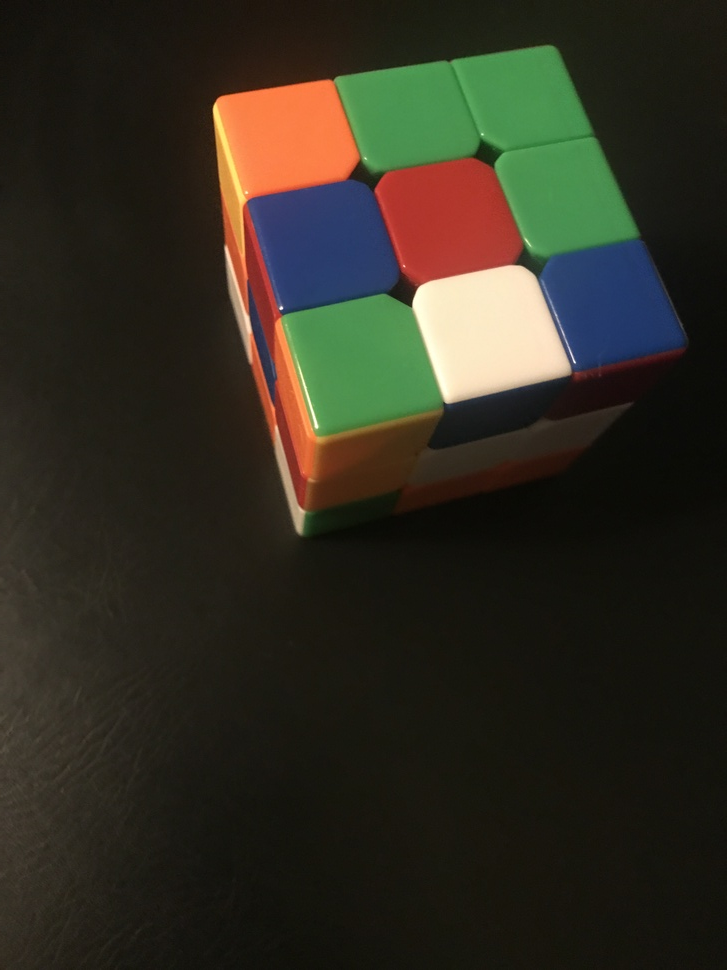
#> input picture rubiks2/rub8.JPG, 727 x 970 px, shrunk from 3024 x 4032 before the run, found by its file name
$ python cornerdetection.py
#> lines starting #> are read from the running program, lines starting #| are printed output that depends on the picture; after the words box and inside, x2 and y2 are one past the last pixel; in counts of white or black regions, pixels touching at a corner belong together
import cv2
from matplotlib import pyplot as plt

original_image = cv2.cvtColor(cv2.imread("rubiks2/rub8.jpg"), cv2.COLOR_BGR2RGB)
gray = cv2.cvtColor(original_image, cv2.COLOR_RGB2GRAY)
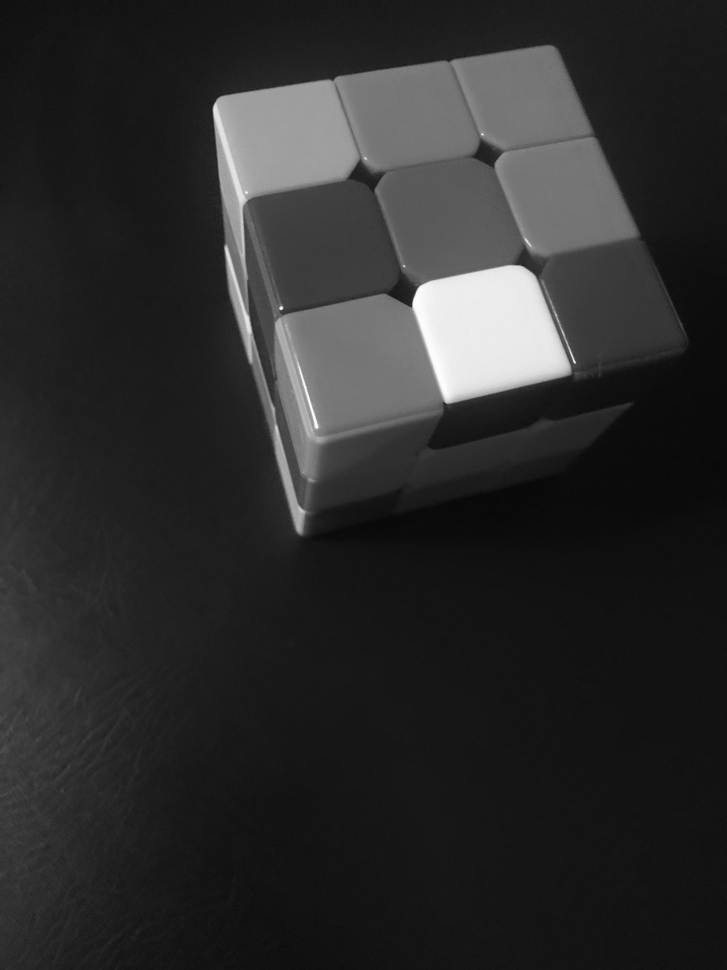
#> gray: shape (970, 727); min 7, max 253, mean 44.4
canny = cv2.Canny(gray, 100, 101)
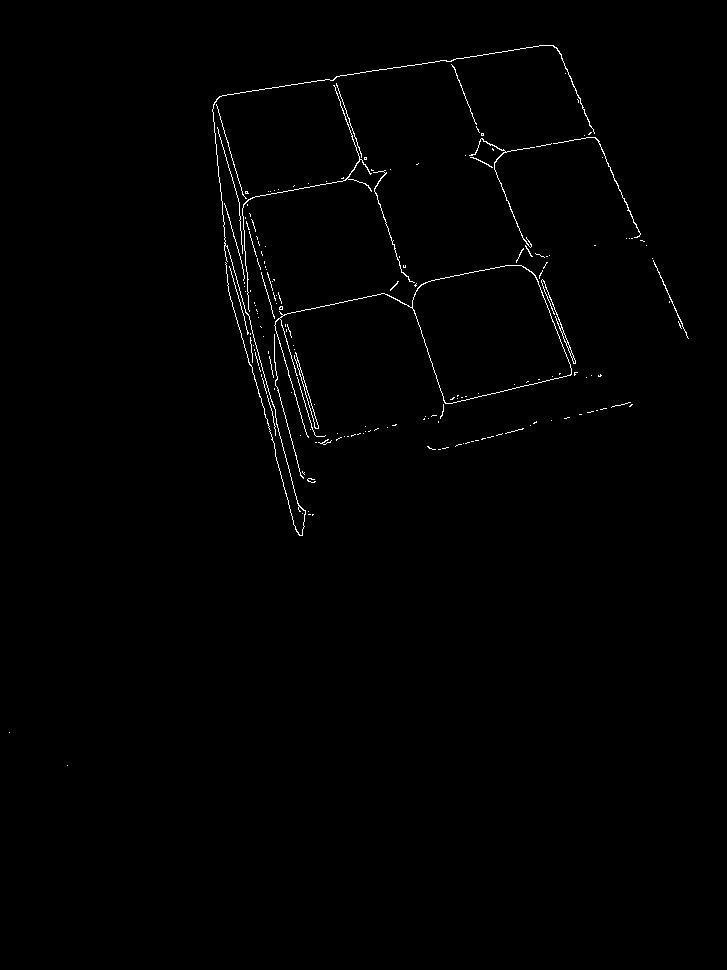
#> canny: shape (970, 727); 0.73% white in thin lines or dots, all inside (x1, y1, x2, y2) = (9, 45, 689, 766)
gaussianThresh = cv2.adaptiveThreshold(canny, 255, cv2.ADAPTIVE_THRESH_GAUSSIAN_C, cv2.THRESH_BINARY, 11, 2)
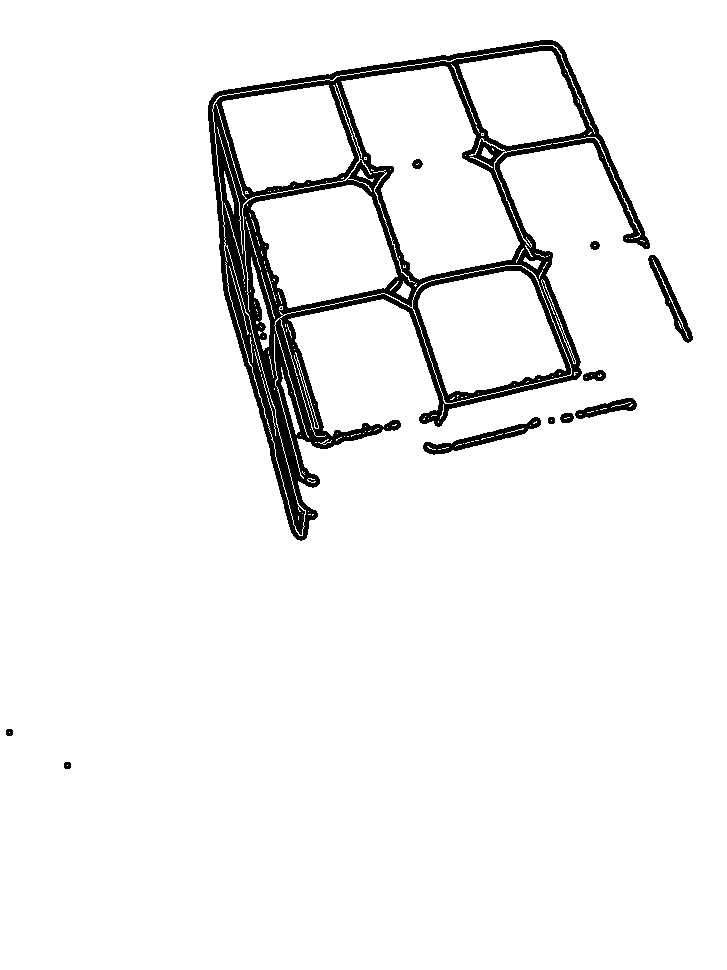
#> gaussianThresh: shape (970, 727); 94.5% white; 15 black regions (4 under 20 px), largest, box (x1, y1, x2, y2) and area: (208, 40, 650, 541) 35847, (423, 417, 541, 455) 1111, (648, 255, 693, 343) 916
invert = 255 - gaussianThresh

corners = cv2.goodFeaturesToTrack(invert, 4, 0.5, 50)
#> corners = [[257, 322], [397, 292], [383, 430], [525, 258]]

for corner in corners:
    x,y = corner.ravel()
    cv2.circle(original_image,(x,y),100,(36,255,12),-1)
#> this loop made 4 passes
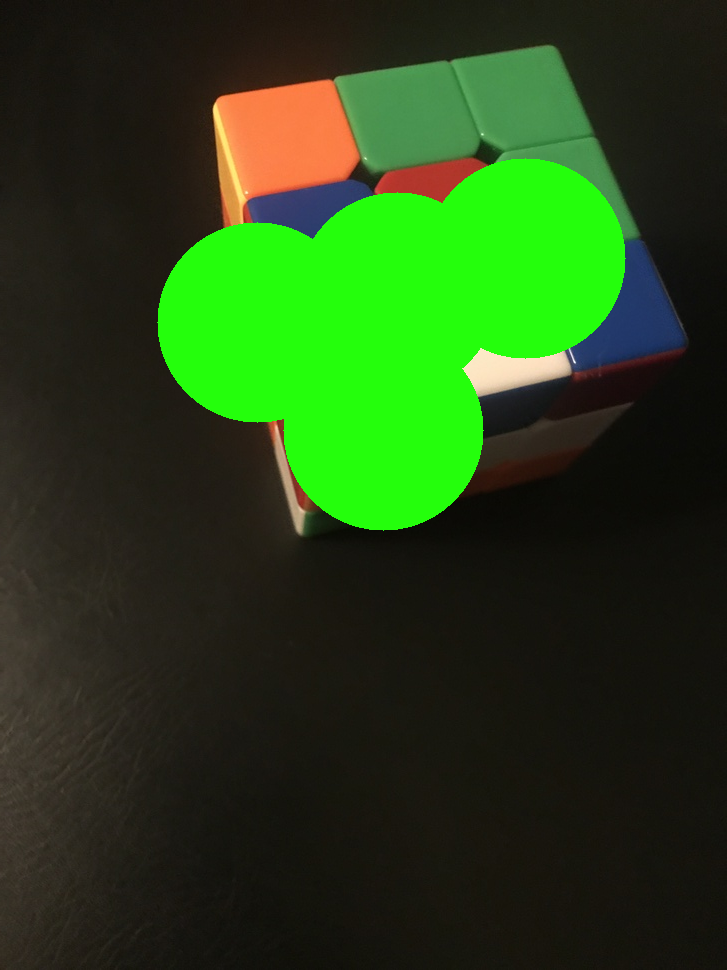
#> original_image: shape (970, 727, 3); mean R, G, B 37.6, 68.3, 23.1

plt.subplot(1,1,1)
plt.imshow(original_image, None)
plt.xticks([]), plt.yticks([])

plt.show()

$ run again, with rubiks2/rub0.JPG copied over rubiks2/rub8.JPG
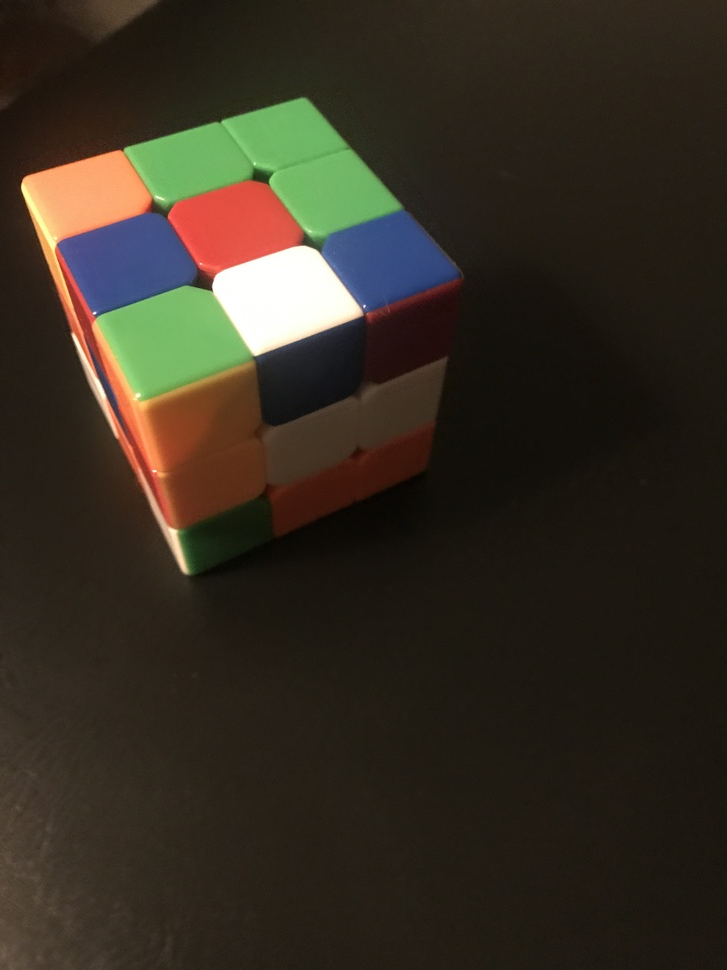
#> input picture rubiks2/rub0.JPG, 727 x 970 px, shrunk from 3024 x 4032 before the run, found by its file name
#> `canny = cv2.Canny(gray, 100, 101)`:
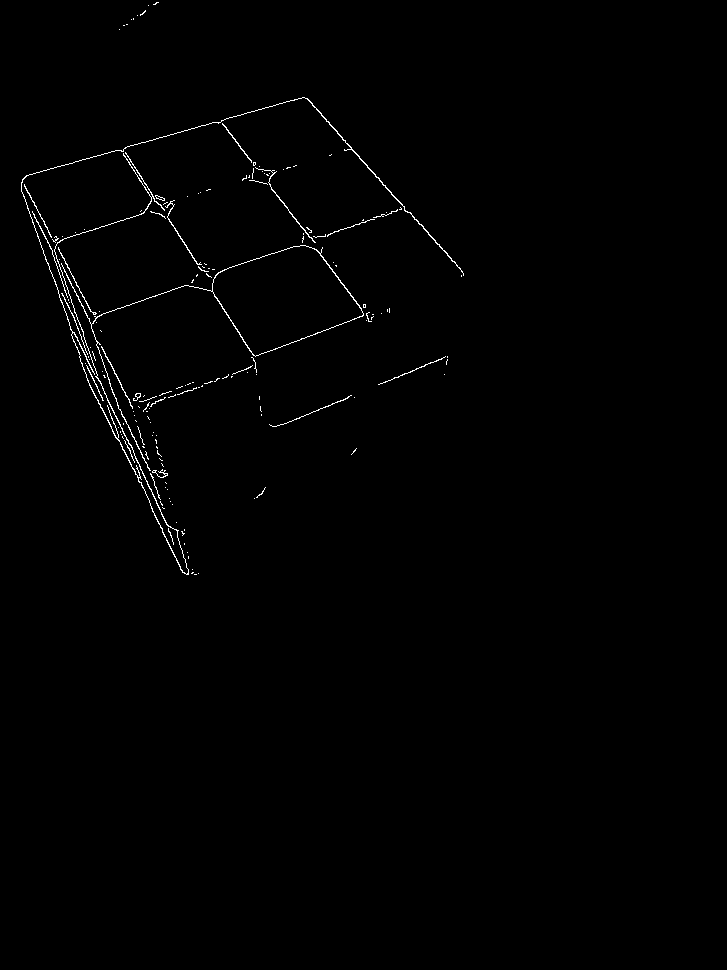
#> canny: shape (970, 727); 0.67% white in thin lines or dots, all inside (x1, y1, x2, y2) = (21, 2, 464, 575)
#> gaussianThresh: shape (970, 727); 95.4% white; 13 black regions (2 under 20 px), largest, box (x1, y1, x2, y2) and area: (16, 93, 468, 579) 29156, (265, 391, 358, 432) 917, (374, 352, 452, 389) 829
#> corners = [[165, 494], [199, 281], [186, 573], [230, 123]]
#> the loop `for corner in corners:` made 4 passes
#> after the loop `for corner in corners:`:
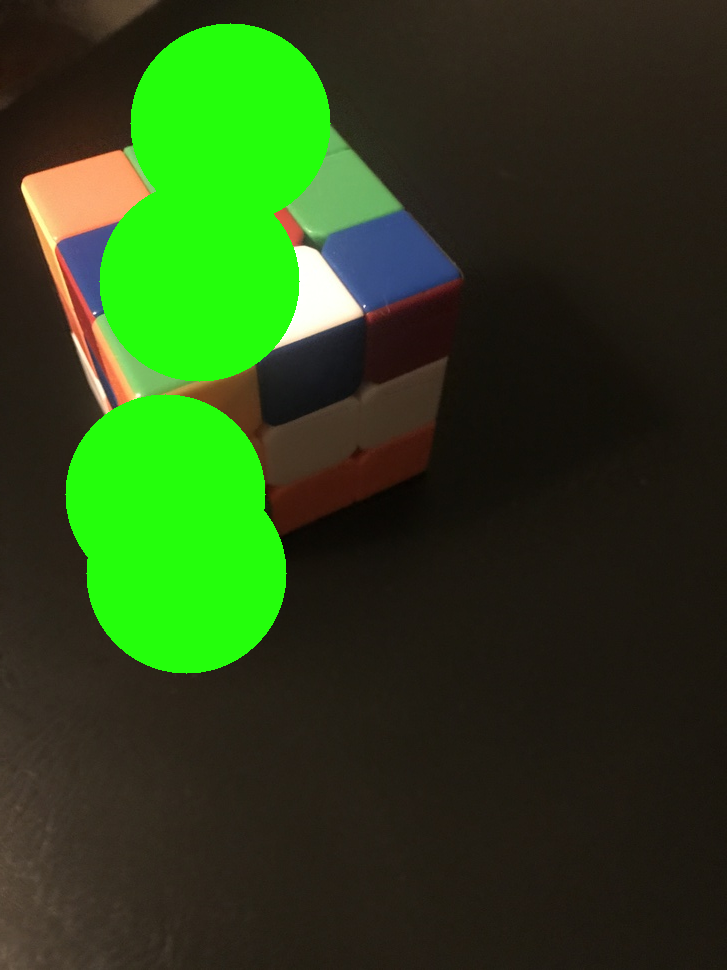
#> original_image: shape (970, 727, 3); mean R, G, B 43.3, 70.5, 25.5

$ run again, with rubiks2/rub1.JPG copied over rubiks2/rub8.JPG
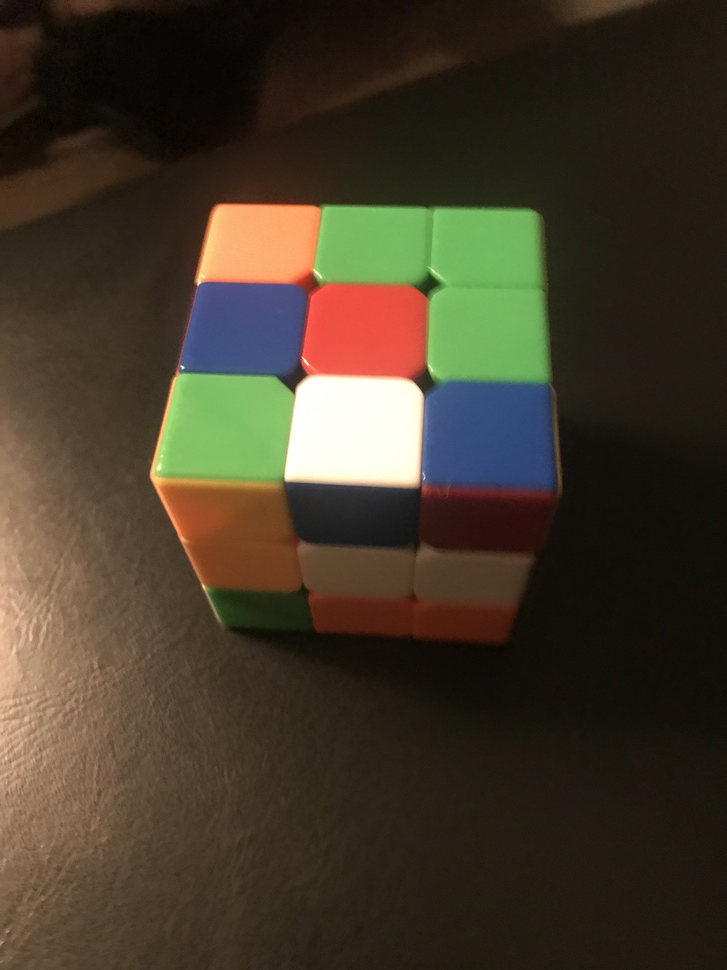
#> input picture rubiks2/rub1.JPG, 727 x 970 px, shrunk from 3024 x 4032 before the run, found by its file name
#> `canny = cv2.Canny(gray, 100, 101)`:
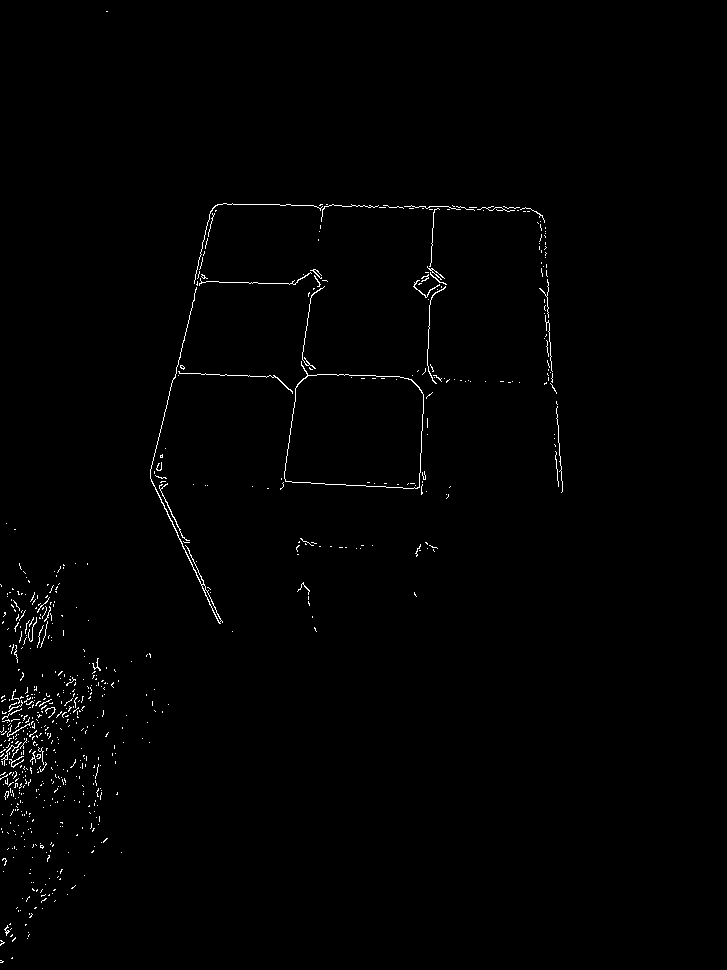
#> canny: shape (970, 727); 0.8% white in thin lines or dots, all inside (x1, y1, x2, y2) = (0, 11, 563, 963)
#> gaussianThresh: shape (970, 727); 93.3% white; 50 black regions (1 under 20 px), largest, box (x1, y1, x2, y2) and area: (145, 198, 568, 628) 23539, (0, 560, 123, 875) 16310, (12, 865, 67, 942) 1540
#> corners = [[97, 690], [430, 387], [48, 773], [21, 686]]
#> the loop `for corner in corners:` made 4 passes
#> after the loop `for corner in corners:`:
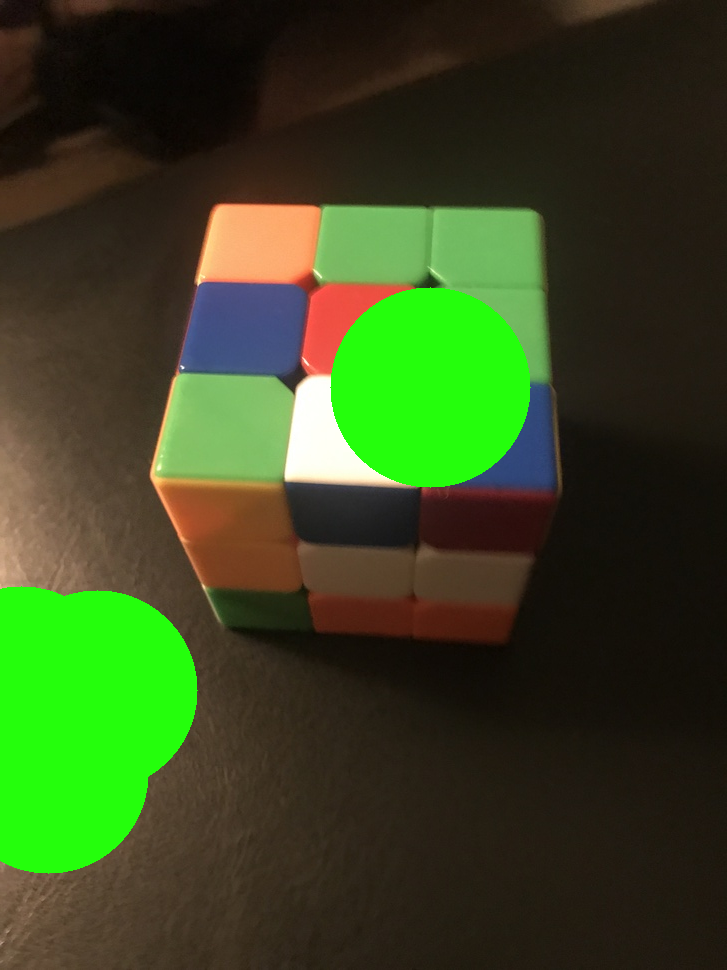
#> original_image: shape (970, 727, 3); mean R, G, B 55.6, 72, 31.6

$ run again, with rubiks2/rub2.JPG copied over rubiks2/rub8.JPG
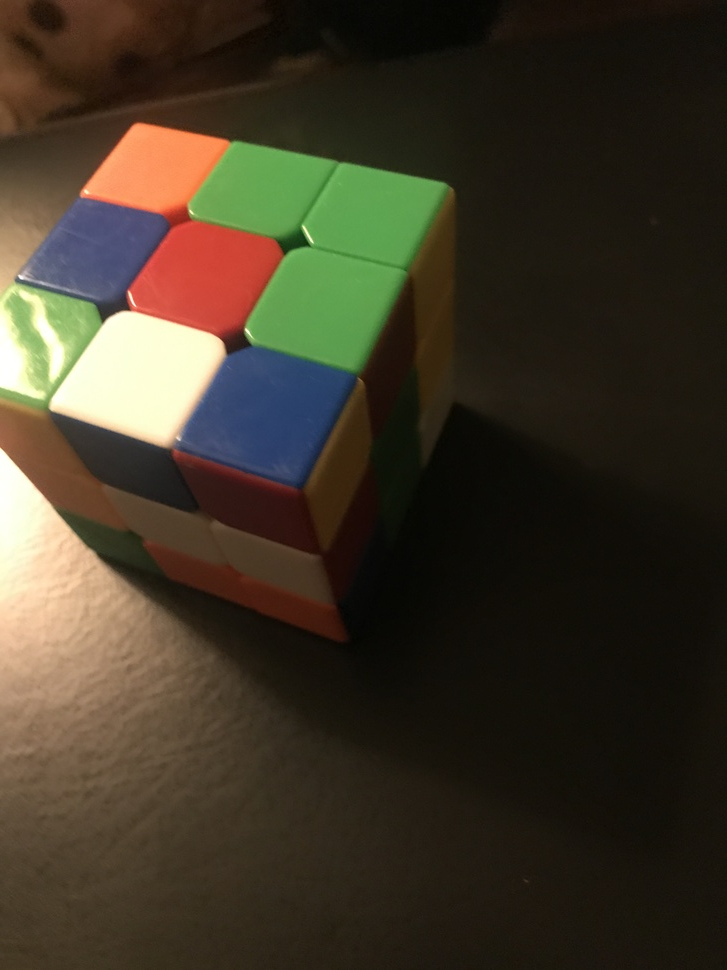
#> input picture rubiks2/rub2.JPG, 727 x 970 px, shrunk from 3024 x 4032 before the run, found by its file name
#> `canny = cv2.Canny(gray, 100, 101)`:
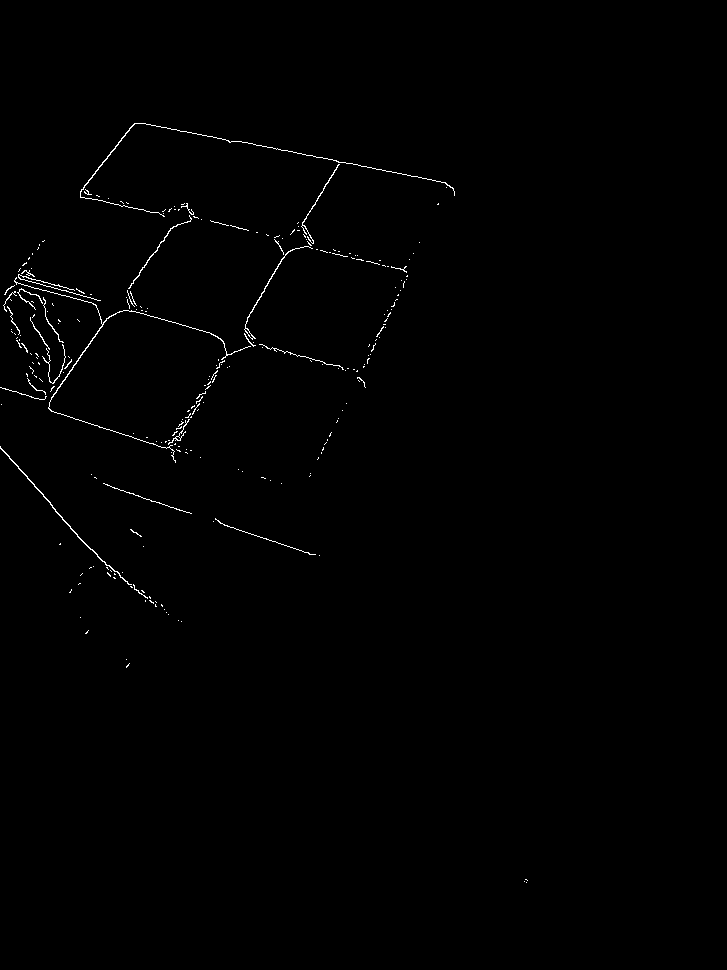
#> canny: shape (970, 727); 0.56% white in thin lines or dots, all inside (x1, y1, x2, y2) = (0, 123, 528, 883)
#> gaussianThresh: shape (970, 727); 95.5% white; 23 black regions, largest, box (x1, y1, x2, y2) and area: (0, 118, 460, 467) 25008, (0, 442, 172, 618) 2856, (210, 514, 323, 560) 1122
#> corners = [[205, 222], [16, 292], [84, 569], [179, 456]]
#> the loop `for corner in corners:` made 4 passes
#> after the loop `for corner in corners:`:
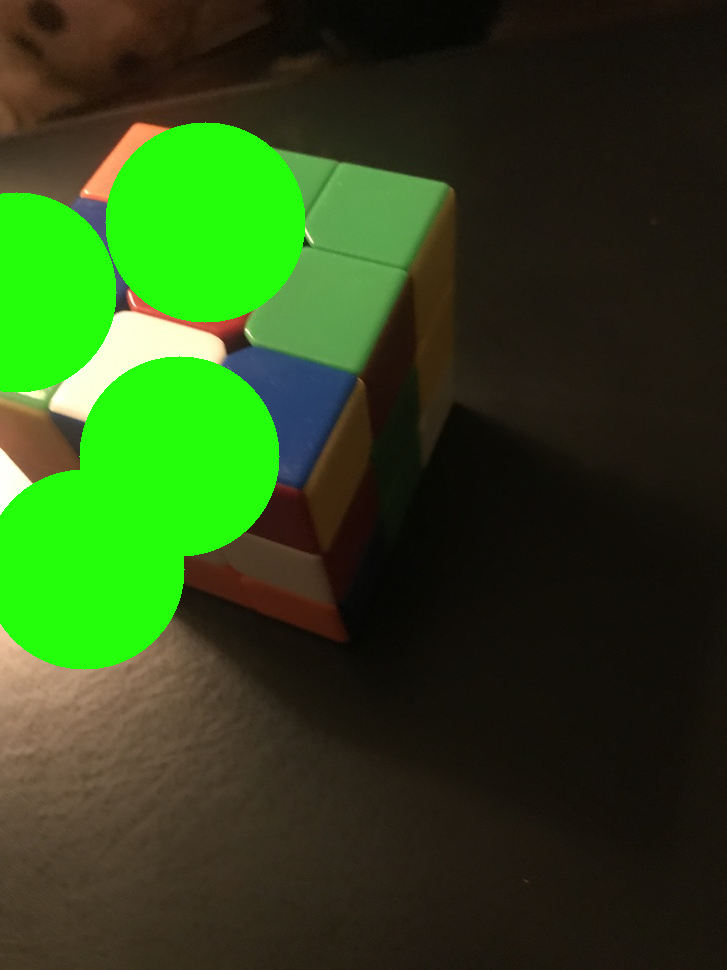
#> original_image: shape (970, 727, 3); mean R, G, B 45.1, 74, 25.3
